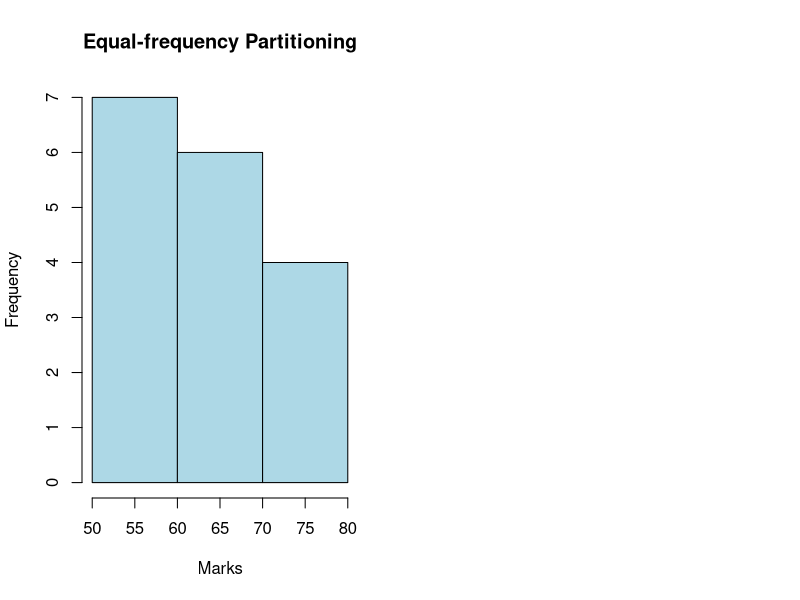

This figure's R source: (Note: this script raises an error after producing the figure.)
print(192125105)
print("D.Narendra")
marks <- c(55, 60, 71, 63, 55, 65, 50, 55, 58, 59, 61, 63, 65, 67, 71, 72, 75) 

equal_freq_bins <- cut(marks, breaks = 3, labels = FALSE)

min_mark <- min(marks) 
max_mark <- max(marks) 
width <- (max_mark - min_mark) / 3 

equal_width_bins <- cut(marks, breaks = seq(min_mark, max_mark + width, by = 
                                              width), labels = FALSE)
par(mfrow = c(1, 2)) 

hist(marks, breaks = 3, main = "Equal-frequency Partitioning", xlab = "Marks", 
     ylab = "Frequency", col = "lightblue", border = "black") 

abline(v = breaks, col = "red", lty = 2) 

hist(marks, breaks = seq(min_mark, max_mark + width, by = width), main = 
       "Equal-width Partitioning", xlab = "Marks", ylab = "Frequency", col = 
       "lightgreen", border = "black") 
abline(v = breaks, col = "red", lty = 2) 

par(mfrow = c(1, 1))

